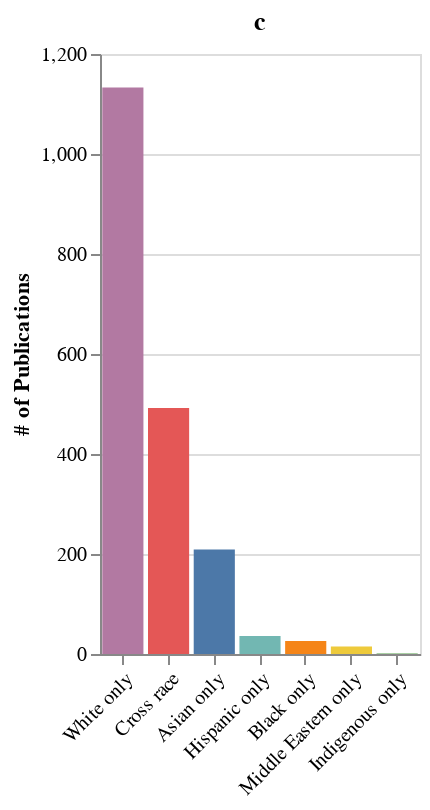

The notebook cell this image was saved under:
### Code cell
cross_race_count_chart = alt.Chart(cross_race_details_df).mark_bar().encode(
    x = alt.X(
        'cross_race_details:N', 
        title = None,
        sort = '-y',
        axis = alt.Axis(labelAngle = -45)
    ),
    y = alt.Y(
        'freq',
        title = '# of Publications',
    ),
    color = alt.Color(
        'cross_race_details:N',
        legend = None,
    )
).properties(
    title = 'c',
    height=300,
    width=160
)

cross_race_count_chart

### Figure 1 — Vega-Lite specification as saved in the notebook (floating-point values rounded to 4 significant figures)
{"config": {"view": {"continuousWidth": 400, "continuousHeight": 300}}, "data": {"name": "data-11a1a37434b0ed5e4417a9b817bb872e"}, "mark": "bar", "encoding": {"color": {"field": "cross_race_details", "legend": null, "type": "nominal"}, "x": {"axis": {"labelAngle": -45}, "field": "cross_race_details", "sort": "-y", "title": null, "type": "nominal"}, "y": {"field": "freq", "title": "# of Publications", "type": "quantitative"}}, "height": 300, "title": "c", "width": 160, "$schema": "https://vega.github.io/schema/vega-lite/v4.17.0.json", "datasets": {"data-11a1a37434b0ed5e4417a9b817bb872e": [{"cross_race_details": "White only", "freq": 1133, "prop": 0.593}, {"cross_race_details": "Cross race", "freq": 492, "prop": 0.257}, {"cross_race_details": "Asian only", "freq": 209, "prop": 0.109}, {"cross_race_details": "Hispanic only", "freq": 36, "prop": 0.019}, {"cross_race_details": "Black only", "freq": 26, "prop": 0.014}, {"cross_race_details": "Middle Eastern only", "freq": 15, "prop": 0.008}, {"cross_race_details": "Indigenous only", "freq": 1, "prop": 0.001}]}}
